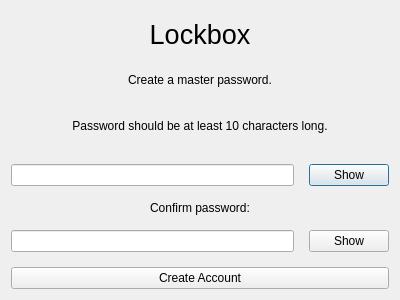
<?xml version="1.0" encoding="UTF-8"?>
<ui version="4.0">
 <class>CreatePassDialog</class>
 <widget class="QDialog" name="CreatePassDialog">
  <property name="geometry">
   <rect>
    <x>0</x>
    <y>0</y>
    <width>400</width>
    <height>300</height>
   </rect>
  </property>
  <property name="windowTitle">
   <string>Dialog</string>
  </property>
  <layout class="QVBoxLayout" name="verticalLayout">
   <property name="spacing">
    <number>15</number>
   </property>
   <item>
    <widget class="QLabel" name="title">
     <property name="font">
      <font>
       <pointsize>20</pointsize>
      </font>
     </property>
     <property name="text">
      <string>Lockbox</string>
     </property>
     <property name="alignment">
      <set>Qt::AlignmentFlag::AlignCenter</set>
     </property>
     <property name="margin">
      <number>5</number>
     </property>
    </widget>
   </item>
   <item>
    <widget class="QLabel" name="loginLabel">
     <property name="sizePolicy">
      <sizepolicy hsizetype="Preferred" vsizetype="Maximum">
       <horstretch>0</horstretch>
       <verstretch>0</verstretch>
      </sizepolicy>
     </property>
     <property name="text">
      <string>Create a master password.</string>
     </property>
     <property name="alignment">
      <set>Qt::AlignmentFlag::AlignCenter</set>
     </property>
    </widget>
   </item>
   <item>
    <widget class="QLabel" name="label">
     <property name="text">
      <string>Password should be at least 10 characters long.</string>
     </property>
     <property name="alignment">
      <set>Qt::AlignmentFlag::AlignCenter</set>
     </property>
    </widget>
   </item>
   <item>
    <layout class="QHBoxLayout" name="horizontalLayout">
     <item>
      <widget class="QLineEdit" name="passwordEdit">
       <property name="echoMode">
        <enum>QLineEdit::EchoMode::Password</enum>
       </property>
       <property name="alignment">
        <set>Qt::AlignmentFlag::AlignCenter</set>
       </property>
      </widget>
     </item>
     <item>
      <widget class="QPushButton" name="showPassButton">
       <property name="text">
        <string>Show</string>
       </property>
      </widget>
     </item>
    </layout>
   </item>
   <item>
    <widget class="QLabel" name="Label">
     <property name="sizePolicy">
      <sizepolicy hsizetype="Preferred" vsizetype="Maximum">
       <horstretch>0</horstretch>
       <verstretch>0</verstretch>
      </sizepolicy>
     </property>
     <property name="text">
      <string>Confirm password:</string>
     </property>
     <property name="alignment">
      <set>Qt::AlignmentFlag::AlignCenter</set>
     </property>
    </widget>
   </item>
   <item>
    <layout class="QHBoxLayout" name="horizontalLayout_2">
     <item>
      <widget class="QLineEdit" name="confirmPasswordEdit">
       <property name="echoMode">
        <enum>QLineEdit::EchoMode::Password</enum>
       </property>
       <property name="alignment">
        <set>Qt::AlignmentFlag::AlignCenter</set>
       </property>
      </widget>
     </item>
     <item>
      <widget class="QPushButton" name="showConfirmPassButton">
       <property name="text">
        <string>Show</string>
       </property>
      </widget>
     </item>
    </layout>
   </item>
   <item>
    <widget class="QPushButton" name="loginButton">
     <property name="sizePolicy">
      <sizepolicy hsizetype="MinimumExpanding" vsizetype="Fixed">
       <horstretch>0</horstretch>
       <verstretch>0</verstretch>
      </sizepolicy>
     </property>
     <property name="text">
      <string>Create Account</string>
     </property>
    </widget>
   </item>
  </layout>
 </widget>
 <resources/>
 <connections/>
</ui>
